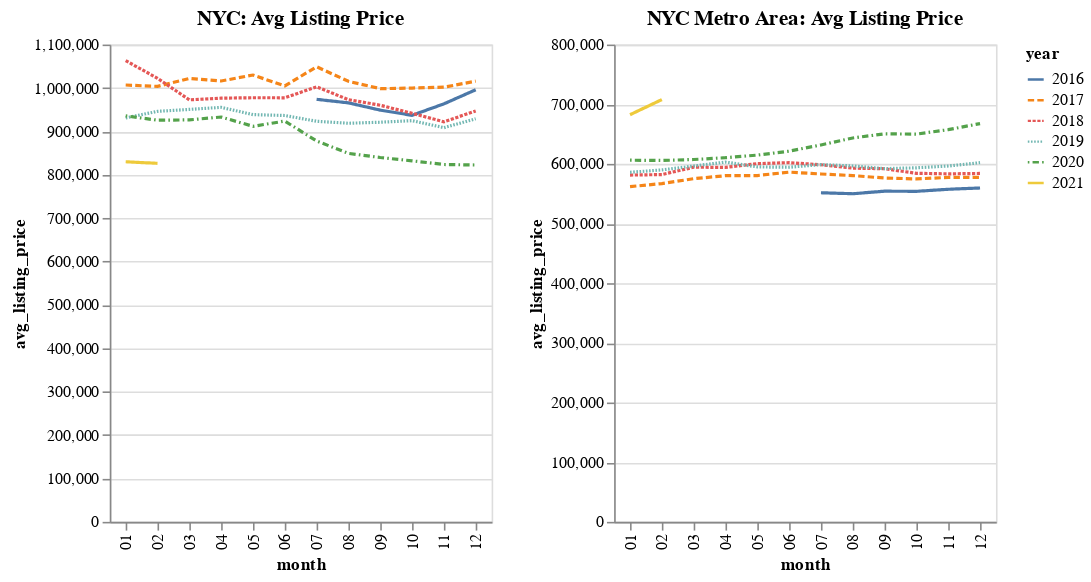

The code cell stored with this chart in its notebook:
### Code cell
nyc = alt.Chart(avg_hotness_nyc).mark_line().encode(
    x='month',
    y='avg_listing_price',
    color='year',
    strokeDash='year',
).properties(title='NYC: Avg Listing Price')

metro = alt.Chart(avg_hotness_metro).mark_line().encode(
    x='month',
    y='avg_listing_price',
    color='year',
    strokeDash='year',
).properties(title='NYC Metro Area: Avg Listing Price')

alt.hconcat(
   nyc,
   metro,
)

### Figure 1 — Vega-Lite specification as saved in the notebook (floating-point values rounded to 4 significant figures)
{"config": {"view": {"continuousWidth": 400, "continuousHeight": 300}}, "hconcat": [{"data": {"name": "data-a573494c2784fa675849f02096a9c730"}, "mark": "line", "encoding": {"color": {"type": "nominal", "field": "year"}, "strokeDash": {"type": "nominal", "field": "year"}, "x": {"type": "nominal", "field": "month"}, "y": {"type": "quantitative", "field": "avg_listing_price"}}, "title": "NYC: Avg Listing Price"}, {"data": {"name": "data-26e471bf45450fcedf46d312ef8ec84b"}, "mark": "line", "encoding": {"color": {"type": "nominal", "field": "year"}, "strokeDash": {"type": "nominal", "field": "year"}, "x": {"type": "nominal", "field": "month"}, "y": {"type": "quantitative", "field": "avg_listing_price"}}, "title": "NYC Metro Area: Avg Listing Price"}], "$schema": "https://vega.github.io/schema/vega-lite/v4.8.1.json", "datasets": {"data-a573494c2784fa675849f02096a9c730": [{"month": "07", "year": "2016", "avg_listing_price": 973700.0, "sum_active_listing_count": 12368, "avg_days_on_market": 69.2, "sum_new_listing_count": 2700, "sum_total_listing_count": 17443}, {"month": "08", "year": "2016", "avg_listing_price": 965600.0, "sum_active_listing_count": 11986, "avg_days_on_market": 78.56, "sum_new_listing_count": 2292, "sum_total_listing_count": 16966}, {"month": "09", "year": "2016", "avg_listing_price": 948900.0, "sum_active_listing_count": 12370, "avg_days_on_market": 81.06, "sum_new_listing_count": 3556, "sum_total_listing_count": 17356}, {"month": "10", "year": "2016", "avg_listing_price": 936900.0, "sum_active_listing_count": 13007, "avg_days_on_market": 77.17, "sum_new_listing_count": 3260, "sum_total_listing_count": 18026}, {"month": "11", "year": "2016", "avg_listing_price": 963300.0, "sum_active_listing_count": 13865, "avg_days_on_market": 77.99, "sum_new_listing_count": 3884, "sum_total_listing_count": 19422}, {"month": "12", "year": "2016", "avg_listing_price": 995800.0, "sum_active_listing_count": 12601, "avg_days_on_market": 91.19, "sum_new_listing_count": 1428, "sum_total_listing_count": 18268}, {"month": "01", "year": "2017", "avg_listing_price": 1007000.0, "sum_active_listing_count": 12071, "avg_days_on_market": 94.7, "sum_new_listing_count": 3512, "sum_total_listing_count": 17545}, {"month": "02", "year": "2017", "avg_listing_price": 1004000.0, "sum_active_listing_count": 12410, "avg_days_on_market": 89.6, "sum_new_listing_count": 3388, "sum_total_listing_count": 18090}, {"month": "03", "year": "2017", "avg_listing_price": 1022000.0, "sum_active_listing_count": 12984, "avg_days_on_market": 72.86, "sum_new_listing_count": 3804, "sum_total_listing_count": 18914}, {"month": "04", "year": "2017", "avg_listing_price": 1016000.0, "sum_active_listing_count": 13834, "avg_days_on_market": 63.3, "sum_new_listing_count": 4320, "sum_total_listing_count": 20054}, {"month": "05", "year": "2017", "avg_listing_price": 1030000.0, "sum_active_listing_count": 15277, "avg_days_on_market": 63.6, "sum_new_listing_count": 5192, "sum_total_listing_count": 21802}, {"month": "06", "year": "2017", "avg_listing_price": 1005000.0, "sum_active_listing_count": 15487, "avg_days_on_market": 64.37, "sum_new_listing_count": 4512, "sum_total_listing_count": 21801}, {"month": "07", "year": "2017", "avg_listing_price": 1049000.0, "sum_active_listing_count": 14982, "avg_days_on_market": 70.63, "sum_new_listing_count": 3740, "sum_total_listing_count": 21096}, {"month": "08", "year": "2017", "avg_listing_price": 1015000.0, "sum_active_listing_count": 13807, "avg_days_on_market": 76.66, "sum_new_listing_count": 3268, "sum_total_listing_count": 18728}, {"month": "09", "year": "2017", "avg_listing_price": 998300.0, "sum_active_listing_count": 13831, "avg_days_on_market": 77.82, "sum_new_listing_count": 4112, "sum_total_listing_count": 18537}, {"month": "10", "year": "2017", "avg_listing_price": 999800.0, "sum_active_listing_count": 14724, "avg_days_on_market": 75.58, "sum_new_listing_count": 3880, "sum_total_listing_count": 19920}, {"month": "11", "year": "2017", "avg_listing_price": 1002000.0, "sum_active_listing_count": 13894, "avg_days_on_market": 74.11, "sum_new_listing_count": 2620, "sum_total_listing_count": 18942}, {"month": "12", "year": "2017", "avg_listing_price": 1016000.0, "sum_active_listing_count": 12834, "avg_days_on_market": 82.75, "sum_new_listing_count": 1896, "sum_total_listing_count": 32758}, {"month": "01", "year": "2018", "avg_listing_price": 1063000.0, "sum_active_listing_count": 12109, "avg_days_on_market": 93.71, "sum_new_listing_count": 3112, "sum_total_listing_count": 31557}, {"month": "02", "year": "2018", "avg_listing_price": 1022000.0, "sum_active_listing_count": 13616, "avg_days_on_market": 89.58, "sum_new_listing_count": 4240, "sum_total_listing_count": 31744}, {"month": "03", "year": "2018", "avg_listing_price": 972500.0, "sum_active_listing_count": 14785, "avg_days_on_market": 77.62, "sum_new_listing_count": 4224, "sum_total_listing_count": 19553}, {"month": "04", "year": "2018", "avg_listing_price": 976400.0, "sum_active_listing_count": 16631, "avg_days_on_market": 68.78, "sum_new_listing_count": 5404, "sum_total_listing_count": 21598}, {"month": "05", "year": "2018", "avg_listing_price": 977400.0, "sum_active_listing_count": 18149, "avg_days_on_market": 64.35, "sum_new_listing_count": 4908, "sum_total_listing_count": 23201}, {"month": "06", "year": "2018", "avg_listing_price": 977300.0, "sum_active_listing_count": 18749, "avg_days_on_market": 66.14, "sum_new_listing_count": 4652, "sum_total_listing_count": 24540}, {"month": "07", "year": "2018", "avg_listing_price": 1003000.0, "sum_active_listing_count": 18021, "avg_days_on_market": 71.35, "sum_new_listing_count": 3388, "sum_total_listing_count": 23770}, {"month": "08", "year": "2018", "avg_listing_price": 973000.0, "sum_active_listing_count": 17435, "avg_days_on_market": 75.81, "sum_new_listing_count": 3292, "sum_total_listing_count": 22946}, {"month": "09", "year": "2018", "avg_listing_price": 960200.0, "sum_active_listing_count": 18246, "avg_days_on_market": 79.17, "sum_new_listing_count": 5284, "sum_total_listing_count": 23496}, {"month": "10", "year": "2018", "avg_listing_price": 941500.0, "sum_active_listing_count": 19230, "avg_days_on_market": 72.64, "sum_new_listing_count": 4364, "sum_total_listing_count": 24194}, {"month": "11", "year": "2018", "avg_listing_price": 921900.0, "sum_active_listing_count": 19126, "avg_days_on_market": 74.44, "sum_new_listing_count": 3108, "sum_total_listing_count": 24104}, {"month": "12", "year": "2018", "avg_listing_price": 947000.0, "sum_active_listing_count": 17457, "avg_days_on_market": 85.62, "sum_new_listing_count": 2048, "sum_total_listing_count": 22538}, {"month": "01", "year": "2019", "avg_listing_price": 930900.0, "sum_active_listing_count": 16195, "avg_days_on_market": 91.91, "sum_new_listing_count": 4824, "sum_total_listing_count": 21044}, {"month": "02", "year": "2019", "avg_listing_price": 946000.0, "sum_active_listing_count": 16764, "avg_days_on_market": 90.31, "sum_new_listing_count": 3644, "sum_total_listing_count": 21653}, {"month": "03", "year": "2019", "avg_listing_price": 950500.0, "sum_active_listing_count": 17675, "avg_days_on_market": 62.78, "sum_new_listing_count": 4176, "sum_total_listing_count": 22458}, {"month": "04", "year": "2019", "avg_listing_price": 955200.0, "sum_active_listing_count": 18912, "avg_days_on_market": 62.54, "sum_new_listing_count": 5064, "sum_total_listing_count": 23567}, {"month": "05", "year": "2019", "avg_listing_price": 938500.0, "sum_active_listing_count": 20625, "avg_days_on_market": 66.62, "sum_new_listing_count": 5100, "sum_total_listing_count": 26331}, {"month": "06", "year": "2019", "avg_listing_price": 936500.0, "sum_active_listing_count": 21448, "avg_days_on_market": 68.67, "sum_new_listing_count": 4744, "sum_total_listing_count": 27268}, {"month": "07", "year": "2019", "avg_listing_price": 923200.0, "sum_active_listing_count": 20559, "avg_days_on_market": 72.81, "sum_new_listing_count": 3788, "sum_total_listing_count": 26242}, {"month": "08", "year": "2019", "avg_listing_price": 918600.0, "sum_active_listing_count": 20485, "avg_days_on_market": 82.09, "sum_new_listing_count": 4760, "sum_total_listing_count": 27176}, {"month": "09", "year": "2019", "avg_listing_price": 921000.0, "sum_active_listing_count": 20468, "avg_days_on_market": 82.56, "sum_new_listing_count": 5392, "sum_total_listing_count": 28320}, {"month": "10", "year": "2019", "avg_listing_price": 924600.0, "sum_active_listing_count": 20839, "avg_days_on_market": 80.52, "sum_new_listing_count": 4136, "sum_total_listing_count": 28739}, {"month": "11", "year": "2019", "avg_listing_price": 908500.0, "sum_active_listing_count": 20589, "avg_days_on_market": 75.3, "sum_new_listing_count": 3364, "sum_total_listing_count": 28847}, {"month": "12", "year": "2019", "avg_listing_price": 928800.0, "sum_active_listing_count": 18520, "avg_days_on_market": 85.24, "sum_new_listing_count": 1868, "sum_total_listing_count": 26611}, {"month": "01", "year": "2020", "avg_listing_price": 935600.0, "sum_active_listing_count": 17016, "avg_days_on_market": 95.18, "sum_new_listing_count": 3376, "sum_total_listing_count": 24784}, {"month": "02", "year": "2020", "avg_listing_price": 925600.0, "sum_active_listing_count": 17611, "avg_days_on_market": 88.89, "sum_new_listing_count": 4304, "sum_total_listing_count": 25302}, {"month": "03", "year": "2020", "avg_listing_price": 926400.0, "sum_active_listing_count": 17777, "avg_days_on_market": 80.33, "sum_new_listing_count": 2892, "sum_total_listing_count": 25926}, {"month": "04", "year": "2020", "avg_listing_price": 933000.0, "sum_active_listing_count": 19493, "avg_days_on_market": 71.51, "sum_new_listing_count": 2220, "sum_total_listing_count": 29325}, {"month": "05", "year": "2020", "avg_listing_price": 911600.0, "sum_active_listing_count": 16234, "avg_days_on_market": 101.2, "sum_new_listing_count": 1972, "sum_total_listing_count": 23978}, {"month": "06", "year": "2020", "avg_listing_price": 923600.0, "sum_active_listing_count": 17543, "avg_days_on_market": 112.3, "sum_new_listing_count": 4160, "sum_total_listing_count": 25028}, {"month": "07", "year": "2020", "avg_listing_price": 877700.0, "sum_active_listing_count": 21168, "avg_days_on_market": 95.66, "sum_new_listing_count": 6420, "sum_total_listing_count": 28478}, {"month": "08", "year": "2020", "avg_listing_price": 849200.0, "sum_active_listing_count": 25434, "avg_days_on_market": 65.5, "sum_new_listing_count": 6332, "sum_total_listing_count": 34353}, {"month": "09", "year": "2020", "avg_listing_price": 839600.0, "sum_active_listing_count": 26443, "avg_days_on_market": 72.95, "sum_new_listing_count": 6212, "sum_total_listing_count": 36215}, {"month": "10", "year": "2020", "avg_listing_price": 832000.0, "sum_active_listing_count": 28299, "avg_days_on_market": 74.57, "sum_new_listing_count": 8420, "sum_total_listing_count": 39314}, {"month": "11", "year": "2020", "avg_listing_price": 823500.0, "sum_active_listing_count": 27347, "avg_days_on_market": 90.8, "sum_new_listing_count": 3668, "sum_total_listing_count": 38546}, {"month": "12", "year": "2020", "avg_listing_price": 822400.0, "sum_active_listing_count": 25109, "avg_days_on_market": 101.9, "sum_new_listing_count": 2556, "sum_total_listing_count": 36140}, {"month": "01", "year": "2021", "avg_listing_price": 829900.0, "sum_active_listing_count": 22725, "avg_days_on_market": 113.9, "sum_new_listing_count": 4104, "sum_total_listing_count": 33413}, {"month": "02", "year": "2021", "avg_listing_price": 826200.0, "sum_active_listing_count": 22021, "avg_days_on_market": 113.4, "sum_new_listing_count": 4200, "sum_total_listing_count": 32212}], "data-26e471bf45450fcedf46d312ef8ec84b": [{"month": "07", "year": "2016", "avg_listing_price": 551600.0, "sum_active_listing_count": 94568, "avg_days_on_market": 77.83, "sum_new_listing_count": 20624, "sum_total_listing_count": 102763}, {"month": "08", "year": "2016", "avg_listing_price": 550000.0, "sum_active_listing_count": 91865, "avg_days_on_market": 85.06, "sum_new_listing_count": 17756, "sum_total_listing_count": 99651}, {"month": "09", "year": "2016", "avg_listing_price": 554200.0, "sum_active_listing_count": 88767, "avg_days_on_market": 89.47, "sum_new_listing_count": 19468, "sum_total_listing_count": 95739}, {"month": "10", "year": "2016", "avg_listing_price": 554000.0, "sum_active_listing_count": 85931, "avg_days_on_market": 90.91, "sum_new_listing_count": 17740, "sum_total_listing_count": 93092}, {"month": "11", "year": "2016", "avg_listing_price": 557400.0, "sum_active_listing_count": 79212, "avg_days_on_market": 95.49, "sum_new_listing_count": 13420, "sum_total_listing_count": 85998}, {"month": "12", "year": "2016", "avg_listing_price": 559600.0, "sum_active_listing_count": 69493, "avg_days_on_market": 104.8, "sum_new_listing_count": 8056, "sum_total_listing_count": 75333}, {"month": "01", "year": "2017", "avg_listing_price": 561800.0, "sum_active_listing_count": 64598, "avg_days_on_market": 104.7, "sum_new_listing_count": 20524, "sum_total_listing_count": 69889}, {"month": "02", "year": "2017", "avg_listing_price": 567000.0, "sum_active_listing_count": 66806, "avg_days_on_market": 96.01, "sum_new_listing_count": 19184, "sum_total_listing_count": 72549}, {"month": "03", "year": "2017", "avg_listing_price": 575200.0, "sum_active_listing_count": 70361, "avg_days_on_market": 79.02, "sum_new_listing_count": 22944, "sum_total_listing_count": 77166}, {"month": "04", "year": "2017", "avg_listing_price": 580200.0, "sum_active_listing_count": 73885, "avg_days_on_market": 69.92, "sum_new_listing_count": 25632, "sum_total_listing_count": 81730}, {"month": "05", "year": "2017", "avg_listing_price": 580400.0, "sum_active_listing_count": 79434, "avg_days_on_market": 64.62, "sum_new_listing_count": 26848, "sum_total_listing_count": 87860}, {"month": "06", "year": "2017", "avg_listing_price": 586100.0, "sum_active_listing_count": 81575, "avg_days_on_market": 65.4, "sum_new_listing_count": 24176, "sum_total_listing_count": 90011}, {"month": "07", "year": "2017", "avg_listing_price": 583000.0, "sum_active_listing_count": 81487, "avg_days_on_market": 71.51, "sum_new_listing_count": 21072, "sum_total_listing_count": 89603}, {"month": "08", "year": "2017", "avg_listing_price": 580400.0, "sum_active_listing_count": 80361, "avg_days_on_market": 75.78, "sum_new_listing_count": 19368, "sum_total_listing_count": 84491}, {"month": "09", "year": "2017", "avg_listing_price": 576300.0, "sum_active_listing_count": 78800, "avg_days_on_market": 80.23, "sum_new_listing_count": 19584, "sum_total_listing_count": 82667}, {"month": "10", "year": "2017", "avg_listing_price": 574800.0, "sum_active_listing_count": 76764, "avg_days_on_market": 81.29, "sum_new_listing_count": 18088, "sum_total_listing_count": 80189}, {"month": "11", "year": "2017", "avg_listing_price": 577400.0, "sum_active_listing_count": 72016, "avg_days_on_market": 84.08, "sum_new_listing_count": 13704, "sum_total_listing_count": 74462}, {"month": "12", "year": "2017", "avg_listing_price": 577300.0, "sum_active_listing_count": 63962, "avg_days_on_market": 93.32, "sum_new_listing_count": 9616, "sum_total_listing_count": 73430}, {"month": "01", "year": "2018", "avg_listing_price": 581200.0, "sum_active_listing_count": 57661, "avg_days_on_market": 98.66, "sum_new_listing_count": 14408, "sum_total_listing_count": 65529}, {"month": "02", "year": "2018", "avg_listing_price": 582100.0, "sum_active_listing_count": 59947, "avg_days_on_market": 88.64, "sum_new_listing_count": 19156, "sum_total_listing_count": 67759}, {"month": "03", "year": "2018", "avg_listing_price": 594400.0, "sum_active_listing_count": 64485, "avg_days_on_market": 72.34, "sum_new_listing_count": 21844, "sum_total_listing_count": 66849}, {"month": "04", "year": "2018", "avg_listing_price": 594100.0, "sum_active_listing_count": 68715, "avg_days_on_market": 65.21, "sum_new_listing_count": 26448, "sum_total_listing_count": 71461}, {"month": "05", "year": "2018", "avg_listing_price": 600400.0, "sum_active_listing_count": 75006, "avg_days_on_market": 57.94, "sum_new_listing_count": 27056, "sum_total_listing_count": 77838}, {"month": "06", "year": "2018", "avg_listing_price": 602000.0, "sum_active_listing_count": 79303, "avg_days_on_market": 58.92, "sum_new_listing_count": 25372, "sum_total_listing_count": 82216}, {"month": "07", "year": "2018", "avg_listing_price": 598500.0, "sum_active_listing_count": 80289, "avg_days_on_market": 64.6, "sum_new_listing_count": 21344, "sum_total_listing_count": 83039}, {"month": "08", "year": "2018", "avg_listing_price": 592800.0, "sum_active_listing_count": 79890, "avg_days_on_market": 70.25, "sum_new_listing_count": 19944, "sum_total_listing_count": 82487}, {"month": "09", "year": "2018", "avg_listing_price": 591800.0, "sum_active_listing_count": 80044, "avg_days_on_market": 75.44, "sum_new_listing_count": 21012, "sum_total_listing_count": 82788}, {"month": "10", "year": "2018", "avg_listing_price": 584200.0, "sum_active_listing_count": 79551, "avg_days_on_market": 77.02, "sum_new_listing_count": 19124, "sum_total_listing_count": 82245}, {"month": "11", "year": "2018", "avg_listing_price": 583300.0, "sum_active_listing_count": 75354, "avg_days_on_market": 80.84, "sum_new_listing_count": 14004, "sum_total_listing_count": 78018}, {"month": "12", "year": "2018", "avg_listing_price": 584000.0, "sum_active_listing_count": 67611, "avg_days_on_market": 90.47, "sum_new_listing_count": 10264, "sum_total_listing_count": 70200}, {"month": "01", "year": "2019", "avg_listing_price": 585900.0, "sum_active_listing_count": 61935, "avg_days_on_market": 94.84, "sum_new_listing_count": 21452, "sum_total_listing_count": 64067}, {"month": "02", "year": "2019", "avg_listing_price": 589900.0, "sum_active_listing_count": 64042, "avg_days_on_market": 87.33, "sum_new_listing_count": 19016, "sum_total_listing_count": 66246}, {"month": "03", "year": "2019", "avg_listing_price": 596400.0, "sum_active_listing_count": 68127, "avg_days_on_market": 71.78, "sum_new_listing_count": 22340, "sum_total_listing_count": 70628}, {"month": "04", "year": "2019", "avg_listing_price": 603000.0, "sum_active_listing_count": 73041, "avg_days_on_market": 58.23, "sum_new_listing_count": 25572, "sum_total_listing_count": 75565}, {"month": "05", "year": "2019", "avg_listing_price": 594900.0, "sum_active_listing_count": 79382, "avg_days_on_market": 54.79, "sum_new_listing_count": 27760, "sum_total_listing_count": 82220}, {"month": "06", "year": "2019", "avg_listing_price": 594300.0, "sum_active_listing_count": 82195, "avg_days_on_market": 58.72, "sum_new_listing_count": 25412, "sum_total_listing_count": 85548}, {"month": "07", "year": "2019", "avg_listing_price": 598900.0, "sum_active_listing_count": 81712, "avg_days_on_market": 63.97, "sum_new_listing_count": 20484, "sum_total_listing_count": 85010}, {"month": "08", "year": "2019", "avg_listing_price": 596500.0, "sum_active_listing_count": 80631, "avg_days_on_market": 71.51, "sum_new_listing_count": 23588, "sum_total_listing_count": 87072}, {"month": "09", "year": "2019", "avg_listing_price": 592100.0, "sum_active_listing_count": 78721, "avg_days_on_market": 74.28, "sum_new_listing_count": 23640, "sum_total_listing_count": 89312}, {"month": "10", "year": "2019", "avg_listing_price": 593400.0, "sum_active_listing_count": 75595, "avg_days_on_market": 74.6, "sum_new_listing_count": 17996, "sum_total_listing_count": 86213}, {"month": "11", "year": "2019", "avg_listing_price": 596400.0, "sum_active_listing_count": 69640, "avg_days_on_market": 79.02, "sum_new_listing_count": 13816, "sum_total_listing_count": 79859}, {"month": "12", "year": "2019", "avg_listing_price": 602100.0, "sum_active_listing_count": 59462, "avg_days_on_market": 89.76, "sum_new_listing_count": 7592, "sum_total_listing_count": 68712}, {"month": "01", "year": "2020", "avg_listing_price": 606200.0, "sum_active_listing_count": 53624, "avg_days_on_market": 93.14, "sum_new_listing_count": 14872, "sum_total_listing_count": 62199}, {"month": "02", "year": "2020", "avg_listing_price": 605700.0, "sum_active_listing_count": 55772, "avg_days_on_market": 79.39, "sum_new_listing_count": 19724, "sum_total_listing_count": 64343}, {"month": "03", "year": "2020", "avg_listing_price": 607300.0, "sum_active_listing_count": 58495, "avg_days_on_market": 64.51, "sum_new_listing_count": 18188, "sum_total_listing_count": 67798}, {"month": "04", "year": "2020", "avg_listing_price": 610300.0, "sum_active_listing_count": 59842, "avg_days_on_market": 62.08, "sum_new_listing_count": 8228, "sum_total_listing_count": 72667}, {"month": "05", "year": "2020", "avg_listing_price": 614700.0, "sum_active_listing_count": 60235, "avg_days_on_market": 75.53, "sum_new_listing_count": 16228, "sum_total_listing_count": 75543}, {"month": "06", "year": "2020", "avg_listing_price": 621300.0, "sum_active_listing_count": 63187, "avg_days_on_market": 70.57, "sum_new_listing_count": 25352, "sum_total_listing_count": 80695}, {"month": "07", "year": "2020", "avg_listing_price": 631700.0, "sum_active_listing_count": 63071, "avg_days_on_market": 62.3, "sum_new_listing_count": 24496, "sum_total_listing_count": 83696}, {"month": "08", "year": "2020", "avg_listing_price": 643400.0, "sum_active_listing_count": 60976, "avg_days_on_market": 62.5, "sum_new_listing_count": 23592, "sum_total_listing_count": 85087}, {"month": "09", "year": "2020", "avg_listing_price": 650300.0, "sum_active_listing_count": 59833, "avg_days_on_market": 64.88, "sum_new_listing_count": 23668, "sum_total_listing_count": 85181}, {"month": "10", "year": "2020", "avg_listing_price": 649900.0, "sum_active_listing_count": 59330, "avg_days_on_market": 68.07, "sum_new_listing_count": 21496, "sum_total_listing_count": 86765}, {"month": "11", "year": "2020", "avg_listing_price": 657300.0, "sum_active_listing_count": 54253, "avg_days_on_market": 79.22, "sum_new_listing_count": 14032, "sum_total_listing_count": 80094}, {"month": "12", "year": "2020", "avg_listing_price": 667500.0, "sum_active_listing_count": 47247, "avg_days_on_market": 96.22, "sum_new_listing_count": 9232, "sum_total_listing_count": 70133}, {"month": "01", "year": "2021", "avg_listing_price": 682400.0, "sum_active_listing_count": 40827, "avg_days_on_market": 112.2, "sum_new_listing_count": 12072, "sum_total_listing_count": 59930}, {"month": "02", "year": "2021", "avg_listing_price": 707700.0, "sum_active_listing_count": 37563, "avg_days_on_market": 114.2, "sum_new_listing_count": 12572, "sum_total_listing_count": 55388}]}}
